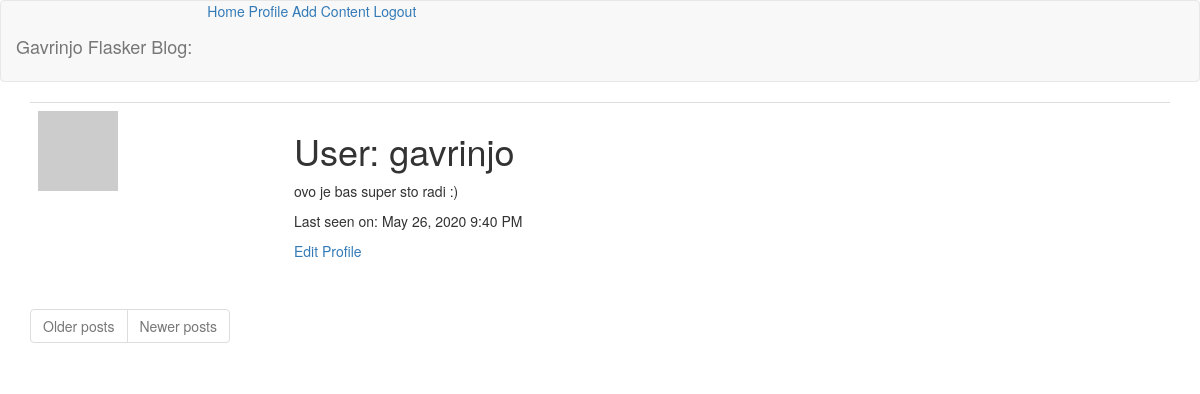
Page /user/gavrinjo (signed in) on the earlier database version.
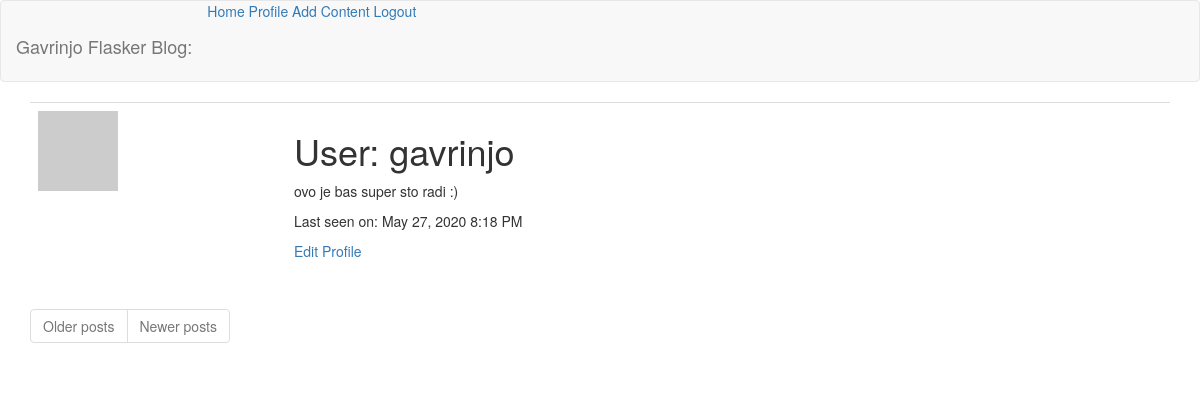
Same page on the later database version.
### app/models.py (models this page shows, shortened)
class User(UserMixin, db.Model):
    id = db.Column(db.Integer, primary_key=True)
    username = db.Column(db.String(64), index=True, unique=True)
    email = db.Column(db.String(120), index=True, unique=True)
    password_hash = db.Column(db.String(128))
    about_me = db.Column(db.String(140))
    last_seen = db.Column(db.DateTime, default=datetime.utcnow)
    post = db.relationship("Post", backref="author", lazy="dynamic")
    def avatar(self, size):
        digest = md5(self.email.lower().encode("utf-8")).hexdigest()
        return f"https://www.gravatar.com/avatar/{digest}?d=identicon&r=x&s={size}"

### app/main/routes.py (the view)
@bp.route("/user/<username>")
@login_required
def user(username):
    user = User.query.filter_by(username=username).first_or_404()
    posts = user.post.order_by(Post.timestamp.desc()).all()
    return render_template("user.html", title=user.username, user=user, posts=posts)

### app/main/routes.py (called while the page is built)
@bp.before_request
def before_request():
    if current_user.is_authenticated:
        current_user.last_seen = datetime.utcnow()
        db.session.commit()

### app/models.py (called while the page is built)
@login.user_loader
def load_user(id):
    return User.query.get(int(id))

### app/templates/user.html (shortened to what this page needs)
{% extends 'base.html' %}
{% block app_content %}
    <table class="table table-hover">
        <tr>
            <td width="256px"><img src="{{ user.avatar(128) }}"></td>
            <td>
                <h1>User: {{ user.username }}</h1>
                {% if user.about_me %}<p>{{ user.about_me }}</p>{% endif %}
                {% if user.last_seen %}<p>Last seen on: {{ moment(user.last_seen).format("LLL") }}</p>{% endif %}
                {% if user == current_user %}
                <a href="{{ url_for('main.edit_profile') }}">Edit Profile</a>
                {% endif %}
            </td>
        </tr>
    </table>
    <nav aria-label="Page navigation example">
        <ul class="justify-content-center pagination">
            <li class="page-item{% if not next_url %} disabled {% endif %}">
                <a class="page-link" href="{{ next_url or '#' }}" tabindex="-1">Older posts</a>
            </li>
            <li class="page-item{% if not prev_url %} disabled {% endif %}">
                <a class="page-link" href="{{ prev_url or '#' }}" tabindex="-1">Newer posts</a>
            </li>
        </ul>
    </nav>
{% endblock app_content %}

### app/templates/base.html (shortened to what this page needs)
<!DOCTYPE html>
<html lang="en">
<head>
    <link href="https://stackpath.bootstrapcdn.com/bootstrap/3.3.7/css/bootstrap.min.css" rel="stylesheet">
    <link href="https://cdn.jsdelivr.net/npm/summernote@0.8.16/dist/summernote.min.css" rel="stylesheet">
</head>
<body>
    <nav class="navbar navbar-default">
        <span class="navbar-brand mb-0 h1">Gavrinjo Flasker Blog:</span>
        <a href="{{ url_for('main.index') }}">Home</a>
        {% if current_user.is_anonymous %}
        <a href="{{ url_for('auth.login') }}">Login</a>
        {% else %}
        <a href="{{ url_for('main.user', username=current_user.username) }}">Profile</a>
        <a href="{{ url_for('content.postit') }}">Add Content</a>
        <a href="{{ url_for('auth.logout') }}">Logout</a>
        {% endif %}
    </nav>
    <div class="container">
        {% block app_content %} {% endblock app_content %}
    </div>
</body>
</html>

Differences in the rows shown:
changed User "gavrinjo": last_seen "May 26, 2020 9:40 PM" → "May 27, 2020 8:18 PM"
